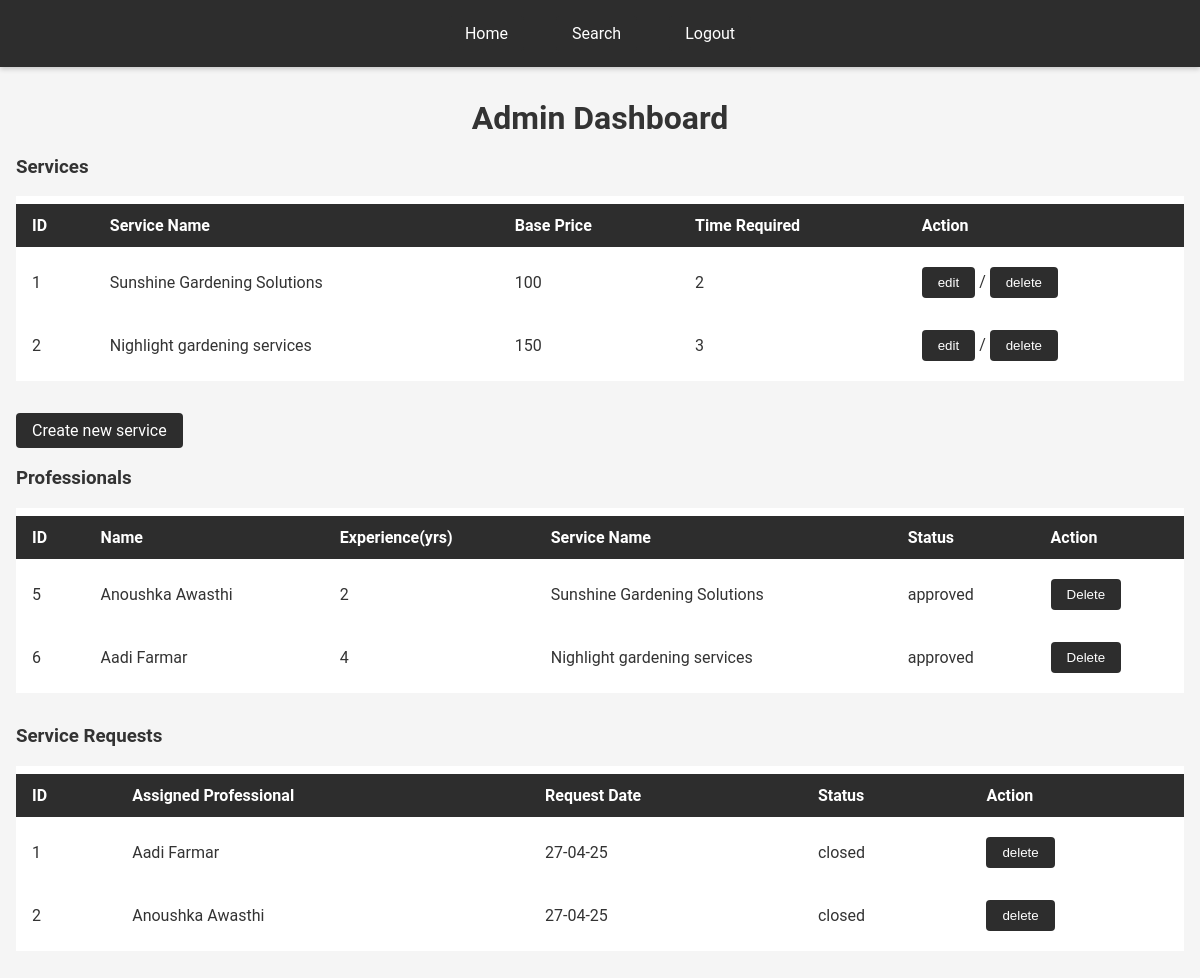
Before: /admin_dashboard with the older database file.
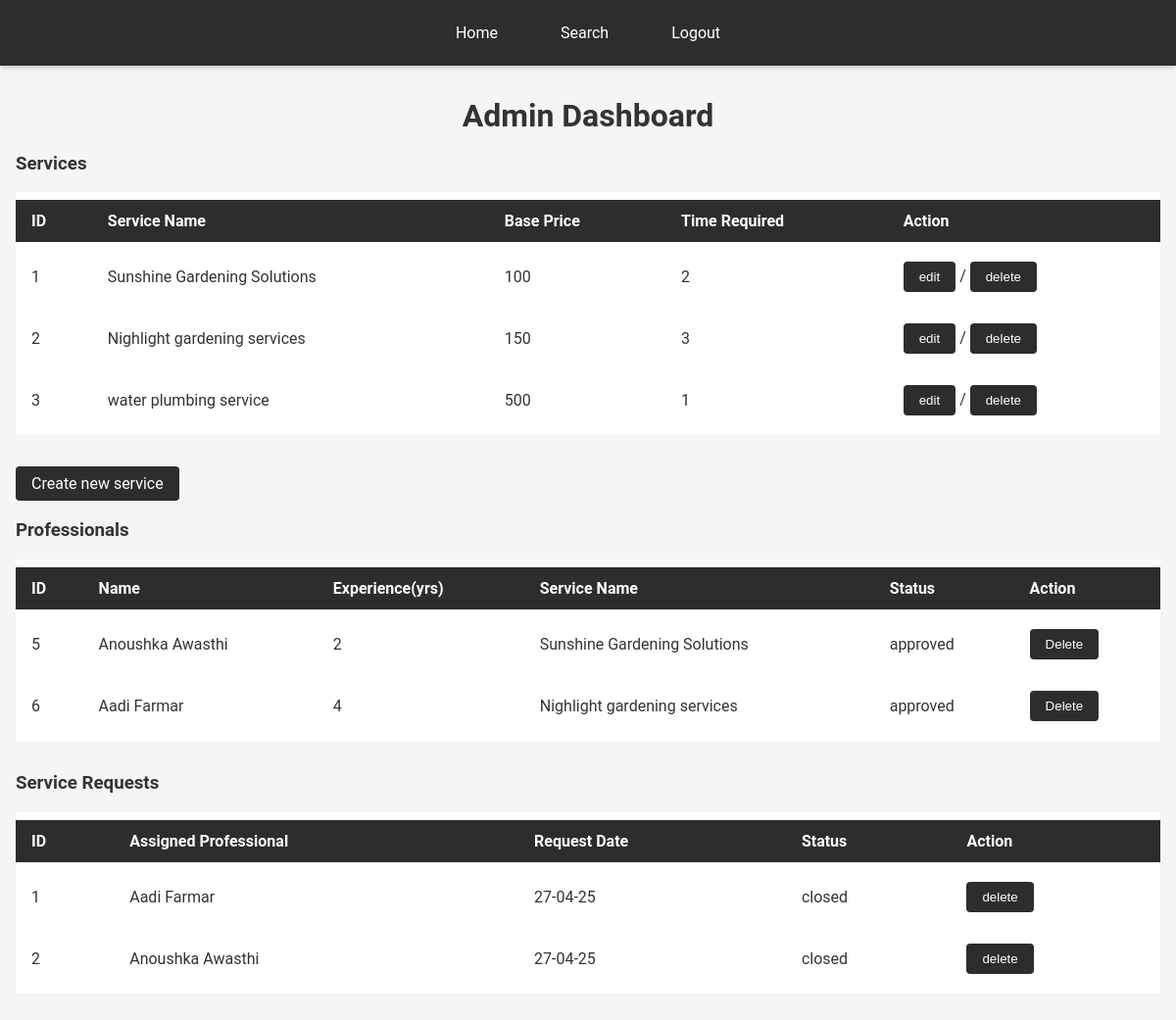
After: the same page with the newer database file.
### application/models.py (models this page shows)
class Service(db.Model):
    __tablename__ = 'Services'
    id = db.Column(db.Integer, primary_key=True, autoincrement=True)
    name = db.Column(db.String, nullable=False, unique=True)
    base_price = db.Column(db.Float, nullable=False)
    time_required = db.Column(db.Integer, nullable=True)
    description = db.Column(db.String, nullable=True)
    category = db.Column(db.String, nullable=False)

class User(db.Model):
    __tablename__ = 'Users'
    id = db.Column(db.Integer, primary_key=True, autoincrement=True)
    email = db.Column(db.String, nullable=False, unique=True)
    password = db.Column(db.String, nullable=False)
    name = db.Column(db.String, nullable=False)
    role = db.Column(db.String, nullable=False)
    service_id = db.Column(db.Integer, db.ForeignKey('Services.id'), nullable=True)
    service_name = db.Column(db.String, nullable = True)
    service_category = db.Column(db.String, nullable = True)
    experience = db.Column(db.Integer, nullable=True)
    approval_status = db.Column(db.String, nullable=True)
    description = db.Column(db.String, nullable=True)
    contact = db.Column(db.Integer, nullable=True)
    address = db.Column(db.String, nullable=True)
    pincode = db.Column(db.Integer, nullable=True)
    __table_args__ = (
    db.CheckConstraint("role IN ('admin', 'customer', 'professional')"),
    )

class ServiceRequest(db.Model):
    __tablename__ = 'Services_requests'
    id = db.Column(db.Integer, primary_key=True, autoincrement=True)
    service_id = db.Column(db.Integer, db.ForeignKey('Services.id'), nullable=False)
    customer_id = db.Column(db.Integer, db.ForeignKey('Users.id'), nullable=True)
    professional_id = db.Column(db.Integer, db.ForeignKey('Users.id'), nullable=True)
    professional_name = db.Column(db.String, nullable=True)
    date_of_request = db.Column(db.String, nullable=True)
    date_of_completion = db.Column(db.String, nullable=True)
    status = db.Column(db.String, default='requested')
    remarks = db.Column(db.String, nullable=True)
    rating = db.Column(db.Integer, nullable=True)
    __table_args__ = (
    db.CheckConstraint("status IN ('requested', 'assigned', 'closed')"),
    )

### app.py (the view)
@app.route("/admin_dashboard", methods=["GET", "POST"])
def admin_dashboard():
    services = Service.query.all()
    professionals = User.query.filter_by(role="professional").all()
    service_requests = ServiceRequest.query.all()
    return render_template("admin_dashboard.html", services=services, professionals=professionals, service_requests=service_requests, role=request.args.get("role"))

### templates/admin_dashboard.html (shortened to what this page needs)
<!DOCTYPE html>
<html lang="en">
<head>
    <link rel="stylesheet" href="/static/styles.css">
</head>
<body>
    <nav>
        <a href="/admin_dashboard">Home</a>
        <a href="/admin_dashboard/search">Search</a>
        <a href="/login">Logout</a>
    </nav>
    <div class="container">
    <h1>Admin Dashboard</h1>
    <h3>Services</h3>
    <table>
        <thead>
            <tr>
                <th>ID</th>
                <th>Service Name</th>
                <th>Base Price</th>
                <th>Time Required</th>
                <th>Action</th>
            </tr>
        </thead>
        <tbody>
            {% for service in services %}
            <tr>
                <td>{{ service.id }}</td>
                <td>{{ service.name }}</td>
                <td>{{ service.base_price }}</td>
                <td>{{ service.time_required }}</td>
                <td>
                    <button onclick="window.location.href='/admin_dashboard/edit_service/{{ service.id }}'">edit</button> /
                    <button onclick="
                        fetch('/api/service/{{ service.id }}', {
                            method: 'DELETE'
                        }).then(() => window.location.reload())
                    ">delete</button>
                </td>
                </tr>
            {% endfor %}
        </tbody>
    </table>
    <p><a href="/admin_dashboard/create_service">Create new service</a></p>
    <h3>Professionals</h3>
    <table>
        <thead>
            <tr>
                <th>ID</th>
                <th>Name</th>
                <th>Experience(yrs)</th>
                <th>Service Name</th>
                <th>Status</th>
                <th>Action</th>
            </tr>
        </thead>
        <tbody>
            {% for professional in professionals %}
            <tr>
                <td>{{ professional.id }}</td>
                <td>{{ professional.name }}</td>
                <td>{{ professional.experience }}</td>
                <td>{{ professional.service_name }}</td>
                <td>{{ professional.approval_status }}</td>
                <td>
                {% if professional.approval_status == "waiting" %}
                    <select id="select-service-{{ professional.id }}" onchange="
                        document.getElementById('approve-btn-{{ professional.id }}').disabled = (this.value === '');
                    ">
                        <option value="">Select Service</option>
                        {% for s in services %}
                            {% if s.category == professional.service_category %}
                                <option value="{{ s.id }}|{{ s.name }}">{{ s.name }}</option>
                            {% endif %}
                        {% endfor %}
                    </select> /
                    <button id="approve-btn-{{ professional.id }}" disabled onclick="
                        let selectedValue = document.getElementById('select-service-{{ professional.id }}').value;
                        let serviceId = selectedValue.split('|')[0];
                        let serviceName = selectedValue.split('|')[1];
                        fetch('/api/professional/approve/{{ professional.id }}', {
                            method: 'PUT',
                            headers: {'Content-Type': 'application/json'},
                            body: JSON.stringify({ service_id: serviceId , service_name: serviceName })
                        }).then(() => window.location.reload())
                    ">Approve</button> /
                    <button onclick="
                        fetch('/api/professional/reject/{{ professional.id }}', {
                            method: 'PUT'
                        }).then(() => window.location.reload())
                    ">Reject</button> /
                    <button onclick="
                        fetch('/api/user/{{ professional.id }}', {
                            method: 'DELETE'
                        }).then(() => window.location.reload())
                    ">Delete</button>
                {% else %}
                    <button onclick="
                        fetch('/api/user/{{ professional.id }}', {
                            method: 'DELETE'
                        }).then(() => window.location.reload())
                    ">Delete</button>
                {% endif %}
                </td>
            </tr>
            {% endfor %}
        </tbody>
    </table>
    <h3>Service Requests</h3>
    <table>
        <thead>
            <tr>
                <th>ID</th>
                <th>Assigned Professional</th>
                <th>Request Date</th>
                <th>Status</th>
                <th>Action</th>
            </tr>
        </thead>
        <tbody>
            {% for service_request in service_requests %}
            <tr>
                <td>{{ service_request.id }}</td>
                <td>{{ service_request.professional_name }}</td>
                <td>{{ service_request.date_of_request }}</td>
                <td>{{ service_request.status }}</td>
                <td>
                    <button onclick="
                        fetch('/api/service_request/{{ service_request.id }}', {
                            method: 'DELETE'
                        }).then(() => window.location.reload())
                    ">delete</button>
                </td>
            </tr>
            {% endfor %}
        </tbody>
    </table>
</div>
</body>
</html>

### static/styles.css (style rules this page uses)
body { font-family: 'Roboto', sans-serif; margin: 0; padding: 0; background: #f5f5f5; color: #333; }
nav { display: flex; justify-content: center; align-items: center; background-color: #2d2d2d; padding: 1rem; box-shadow: 0 2px 5px rgba(0,0,0,0.2); }
nav a { color: #fff; text-decoration: none; margin: 0 1rem; padding: 0.5rem 1rem; transition: background-color 0.3s ease; }
a { color: #fff; background-color: #2d2d2d; text-decoration: none; padding: 0.5rem 1rem; border-radius: 4px; display: inline-block; transition: background-color 0.3s ease, color 0.3s ease; }
.container { max-width: 1200px; margin: 2rem auto; padding: 0 1rem; }
h1, h2 { text-align: center; margin-bottom: 1rem; }
table { width: 100%; background: #fff; border-collapse: separate; border-spacing: 0 0.5rem; margin-bottom: 2rem; }
table th, table td { padding: 0.75rem 1rem; text-align: left; }
table th { background-color: #2d2d2d; color: #fff; }
button, input[type="submit"], input[type="button"] { background-color: #2d2d2d; color: #fff; border: none; padding: 0.5rem 1rem; border-radius: 4px; cursor: pointer; transition: background-color 0.3s ease; }

Changed rows visible on the page:
added Service: id "3", name "water plumbing service", base_price "500", time_required "1"
